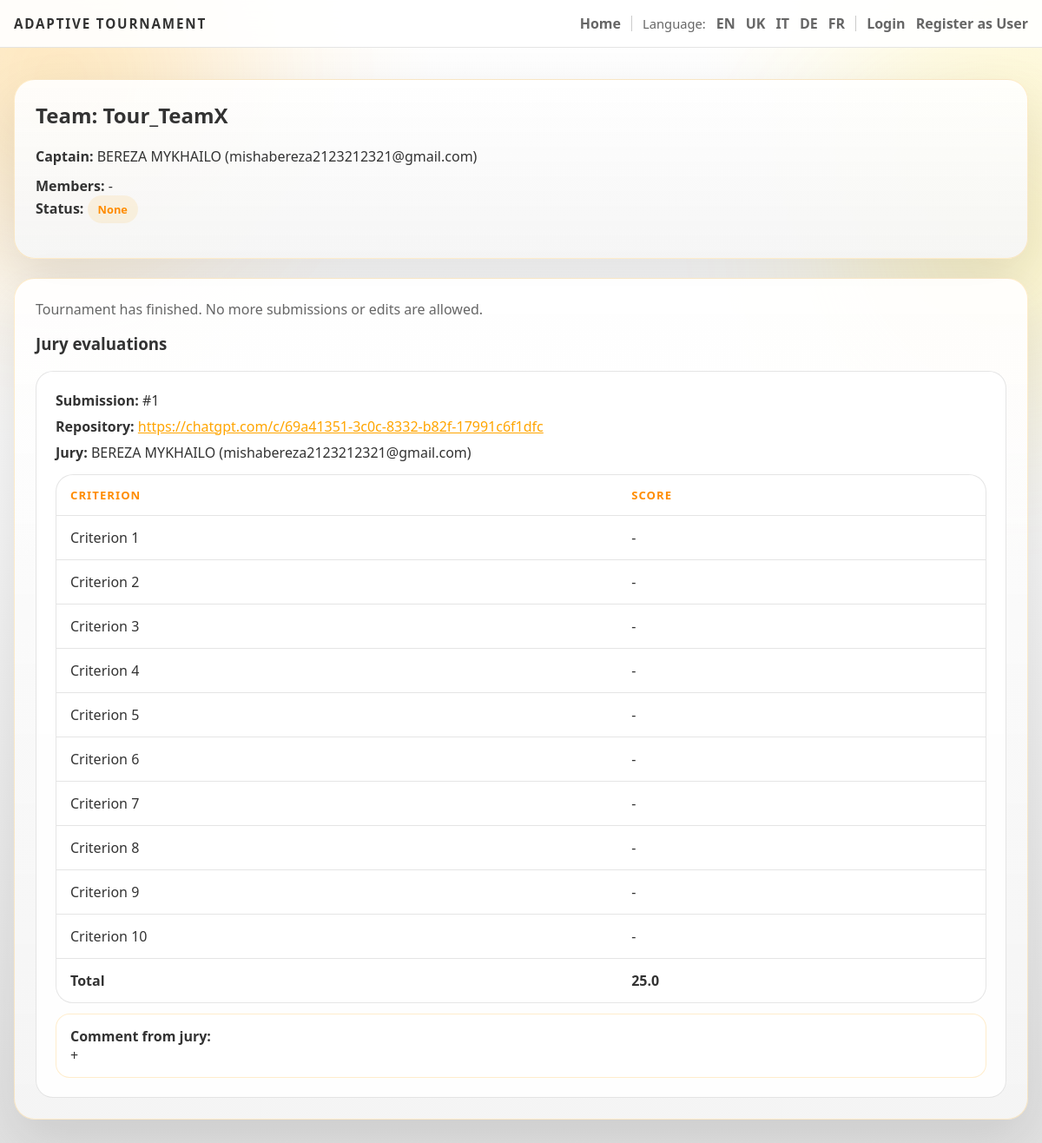
/team/1, run on the app's committed database.
### backend/models.py (models this page shows, shortened)
class Team(db.Model):
    id = db.Column(db.Integer, primary_key=True)
    name = db.Column(db.String(200), nullable=False)
    captain_id = db.Column(db.Integer, db.ForeignKey('user.id'), nullable=False)
    captain = db.relationship('User', foreign_keys=[captain_id])
    members = db.relationship('User', secondary=team_members, backref='teams', lazy='dynamic')
    tournament_id = db.Column(db.Integer, db.ForeignKey('tournament.id'))
    tournament = db.relationship('Tournament', backref='teams', lazy=True)
    submissions = db.relationship('Submission', backref='team', lazy=True)
    repo_url = db.Column(db.String(500))
    live_url = db.Column(db.String(500))
    comments = db.Column(db.Text)
    submitted_at = db.Column(db.DateTime)
    submission_status = db.Column(db.String(30), default='None')  # None, Pending, Accepted, Rejected, Returned

class User(db.Model):
    id = db.Column(db.Integer, primary_key=True)
    first_name = db.Column(db.String(120), nullable=False)
    last_name = db.Column(db.String(120), nullable=False)
    email = db.Column(db.String(200), unique=True, nullable=False)
    password_hash = db.Column(db.String(255), nullable=False, default='')
    phone_country_code = db.Column(db.String(10), nullable=False, default='+380')
    phone_number = db.Column(db.String(30), nullable=False, default='')
    age = db.Column(db.Integer)
    bio = db.Column(db.Text)
    role = db.Column(db.String(30), default='team')

class Submission(db.Model):
    id = db.Column(db.Integer, primary_key=True)
    team_id = db.Column(db.Integer, db.ForeignKey('team.id'))
    round_id = db.Column(db.Integer, db.ForeignKey('round.id'))
    repo_url = db.Column(db.String(500))
    demo_url = db.Column(db.String(500))
    description = db.Column(db.Text)
    submitted_at = db.Column(db.DateTime, default=datetime.utcnow)
    evaluations = db.relationship('Evaluation', backref='submission', lazy=True)

class Evaluation(db.Model):
    id = db.Column(db.Integer, primary_key=True)
    submission_id = db.Column(db.Integer, db.ForeignKey('submission.id'))
    jury_id = db.Column(db.Integer, db.ForeignKey('user.id'))
    score1 = db.Column(db.Float)
    score2 = db.Column(db.Float)
    score3 = db.Column(db.Float)
    score4 = db.Column(db.Float)
    score5 = db.Column(db.Float)
    score6 = db.Column(db.Float)
    score7 = db.Column(db.Float)
    score8 = db.Column(db.Float)
    score9 = db.Column(db.Float)
    score10 = db.Column(db.Float)
    score_tech = db.Column(db.Float)
    score_func = db.Column(db.Float)
    score_ui = db.Column(db.Float)
    comment = db.Column(db.Text)
    criterion_scores = db.relationship('EvaluationScore', backref='evaluation', lazy=True, cascade='all, delete-orphan')
    def total(self):
        criterion_total = sum([cs.score for cs in self.criterion_scores if cs.score is not None])
        if criterion_total > 0:
            return criterion_total

### backend/teams.py (the view, shortened to what this page needs)
def team_page(teamid):
    team = Team.query.get_or_404(teamid)
    t = db.session.get(Tournament, team.tournament_id)
    user = get_current_user()
    is_finished = bool(t and t.status.lower() in ('finished', 'completed', 'closed'))
    is_member = False
    can_edit = (is_member or session.get('admin'))
    can_edit_members = (is_member and t and t.status == 'Registration') or session.get('admin')
    can_submit = user and (user.id == team.captain_id or session.get('admin'))
    message = None
    def sync_team_submission_record():
        if not t or not team.repo_url:
            return
        latest_round = Round.query.filter_by(tournament_id=t.id).order_by(Round.level.desc(), Round.id.desc()).first()
        round_id = latest_round.id if latest_round else None
        submission_query = Submission.query.filter_by(team_id=team.id)
        if round_id is None:
            submission = submission_query.filter(Submission.round_id.is_(None)).first()
        else:
            submission = submission_query.filter_by(round_id=round_id).first()
        if not submission:
            submission = Submission(team_id=team.id, round_id=round_id)
            db.session.add(submission)
        submission.repo_url = team.repo_url
        submission.demo_url = team.live_url
        submission.description = team.comments
    if is_finished and team.submission_status in (None, '', 'None'):
        team.submission_status = 'Submitted'
        db.session.commit()
    evaluation_rows = []
    if is_finished:
        submissions = Submission.query.filter_by(team_id=team.id).order_by(Submission.id.desc()).all()
        for submission in submissions:
            submission_evaluations = Evaluation.query.filter_by(submission_id=submission.id).order_by(Evaluation.id.asc()).all()
            for evaluation in submission_evaluations:
                jury = db.session.get(User, evaluation.jury_id)
                scores = [
                    evaluation.score1, evaluation.score2, evaluation.score3, evaluation.score4, evaluation.score5,
                    evaluation.score6, evaluation.score7, evaluation.score8, evaluation.score9, evaluation.score10
                ]
                evaluation_rows.append({
                    'submission': submission,
                    'jury': jury,
                    'evaluation': evaluation,
                    'scores': scores,
                    'total': evaluation.total(),
                })
    return render_template(
        'team.html',
        team=team,
        tournament=t,
        can_edit=can_edit,
        can_edit_members=can_edit_members,
        can_submit=can_submit,
        message=message,
        evaluation_rows=evaluation_rows,
        is_finished=is_finished
    )

### templates/team.html (shortened to what this page needs)
{% extends 'base.html' %}
{% block head %}
  <link rel="stylesheet" href="/static/css/interface.css">
{% endblock %}
{% block content %}
<div class="content-shell">
  <section class="surface-card">
    <h2>{{ t('team_title') }} {{ team.name }}</h2>
    <div class="info-grid">
      <div class="info-line"><strong>{{ t('captain') }}:</strong> {{ team.captain.first_name }} {{ team.captain.last_name }} ({{ team.captain.email }})</div>
      <div class="info-line"><strong>{{ t('members') }}:</strong> {% for m in team.members.all() %}{{ m.first_name }} {{ m.last_name }} ({{ m.email }}){% if not loop.last %}, {% endif %}{% else %}-{% endfor %}</div>
    </div>
    {% if team.submission_status %}
      {% set submission_status = team.submission_status|lower %}
      <p class="inline-status">
        <strong>{{ t('status') }}:</strong>
        <span class="status-chip {{ submission_status if submission_status in ['pending', 'accepted', 'rejected', 'returned'] else 'info' }}">
          {{ t(submission_status) if submission_status in ['pending', 'accepted', 'rejected', 'returned'] else team.submission_status }}
        </span>
      </p>
    {% endif %}
  </section>
  {% if tournament and tournament.status.lower() in ['submission','running'] %}
    <section class="surface-card form-card">
      <h3>{{ t('submit_your_work') }}</h3>
      {% if can_edit_members %}
        <details class="surface-toggle">
          <summary>{{ t('edit_team_members') }}</summary>
          <div>
            <label><b>{{ t('members_emails_label') }}</b></label>
            <div id="members-container">
              {% for m in team.members.all() %}
                <div class="member-item">
                  <input type="email" name="members" value="{{ m.email }}" required>
                  <button type="button" onclick="removeMember(this)">{{ t('delete') }}</button>
                </div>
              {% endfor %}
            </div>
            <button type="button" onclick="addMember()">{{ t('add_member') }}</button>
            <p class="note-line">{{ t('members_emails_help') }}</p>
            <span id="delete-text" style="display:none">{{ t('delete') }}</span>
          </div>
        </details>
      {% endif %}
      <p class="note-line">
        {% if can_edit %}
          {% if can_submit %}
            {{ t('save_and_submit_help') }}
          {% else %}
            {{ t('attach_links_help') }}
          {% endif %}
        {% else %}
          {{ t('only_team_members_attach') }}
        {% endif %}
      </p>
      {% if can_edit %}
        {% if not can_submit %}
          <details class="surface-toggle">
            <summary>{{ t('edit_submission') }}</summary>
            <div>
        {% endif %}
        <form method="post">
          <div class="form-group">
            <label for="repo_url">{{ t('github_repo_url') }} *</label>
            <input id="repo_url" type="url" name="repo_url" value="{{ team.repo_url or '' }}" {% if can_edit %}required{% else %}disabled{% endif %}>
            <small class="muted-text">{{ t('required_repo_link') }}</small>
          </div>
          <div class="form-group">
            <label for="live_url">{{ t('live_demo_url') }}</label>
            <input id="live_url" type="url" name="live_url" value="{{ team.live_url or '' }}" {% if not can_edit %}disabled{% endif %}>
            <small class="muted-text">{{ t('optional_live_demo') }}</small>
          </div>
          <div class="form-group">
            <label for="comments">{{ t('comments') }}</label>
            <textarea id="comments" name="comments" rows="3" {% if not can_edit %}disabled{% endif %}>{{ team.comments or '' }}</textarea>
          </div>
          {% if can_edit %}
            <div class="button-row">
              <button name="action" value="save" class="action-btn">{{ t('save') }}</button>
              {% if can_submit %}
                <button name="action" value="send" class="action-btn success">{{ t('submit') }}</button>
              {% endif %}
            </div>
          {% endif %}
        </form>
        {% if not can_submit %}
            </div>
          </details>
        {% endif %}
      {% endif %}
    </section>
  {% elif is_finished %}
    <section class="surface-card">
      <p class="muted-text">{{ t('tournament_finished_no_edits') }}</p>
      <h3>{{ t('jury_evaluations') }}</h3>
      {% if evaluation_rows %}
        <div class="stack-list">
          {% for row in evaluation_rows %}
            <article class="evaluation-card">
              <div class="evaluation-meta">
                <div><strong>{{ t('submission_id') }}:</strong> #{{ row.submission.id }}</div>
                {% if row.submission.repo_url %}
                  <div><strong>{{ t('repo') }}:</strong> <a href="{{ row.submission.repo_url }}" target="_blank">{{ row.submission.repo_url }}</a></div>
                {% endif %}
                <div>
                  <strong>{{ t('jury_short') }}:</strong>
                  {% if row.jury %}
                    {{ row.jury.first_name }} {{ row.jury.last_name }} ({{ row.jury.email }})
                  {% else %}
                    {{ t('unknown_jury_member') }}
                  {% endif %}
                </div>
              </div>
              <div class="data-table-wrap">
                <table class="data-table">
                  <thead>
                    <tr>
                      <th>{{ t('criterion') }}</th>
                      <th>{{ t('score') }}</th>
                    </tr>
                  </thead>
                  <tbody>
                    {% for score in row.scores %}
                      <tr>
                        <td>{{ t('criterion') }} {{ loop.index }}</td>
                        <td>{{ score if score is not none else '-' }}</td>
                      </tr>
                    {% endfor %}
                    <tr>
                      <td><strong>{{ t('total') }}</strong></td>
                      <td><strong>{{ row.total }}</strong></td>
                    </tr>
                  </tbody>
                </table>
              </div>
              <div class="comment-box">
                <strong>{{ t('comment_from_jury') }}:</strong>
                <div>{{ row.evaluation.comment if row.evaluation.comment else t('no_comment_provided') }}</div>
              </div>
            </article>
          {% endfor %}
        </div>
      {% else %}
        <p class="muted-text">{{ t('no_submissions') }}</p>
      {% endif %}
    </section>
  {% else %}
    <section class="surface-card">
      <p class="muted-text">{{ t('submission_stage_not_active') }}</p>
    </section>
  {% endif %}
</div>
{% endblock %}

### templates/base.html (shortened to what this page needs)
<!doctype html>
<html lang="{{ lang }}">
  <head>
    <link rel="stylesheet" href="/static/css/main.css">
    {% block head %}{% endblock %}
  </head>
  <body>
    <div class="page-shell">
      <div class="page-glow page-glow-left"></div>
      <div class="page-glow page-glow-right"></div>
      <nav class="topbar">
        <div class="topbar-inner">
          <a href="/" class="brand-mark">{{ t('app_title') }}</a>
          <div class="topbar-links">
            <a href="/">{{ t('home') }}</a>
            <span class="language-switcher">{{ t('language') }}:</span>
            <a href="{{ url_for('set_language', lang='en') }}">EN</a>
            <a href="{{ url_for('set_language', lang='uk') }}">UK</a>
            <a href="{{ url_for('set_language', lang='it') }}">IT</a>
            <a href="{{ url_for('set_language', lang='de') }}">DE</a>
            <a href="{{ url_for('set_language', lang='fr') }}">FR</a>
            {% set _cur = get_current_user() %}
            {% if _cur %}
              <a href="/user/{{ _cur.id }}" title="{{ t('profile_prefix') }}">{{ t('profile_prefix') }}: {{ _cur.first_name }}</a>
              <a href="/logout">{{ t('logout') }}</a>
            {% else %}
              <a href="/login">{{ t('login') }}</a>
              <a href="/register">{{ t('register') }}</a>
            {% endif %}
          </div>
        </div>
      </nav>
      <div class="container">
        {% block content %}{% endblock %}
      </div>
    </div>
  </body>
</html>

### data on the page
Team: name "Tour_TeamX", submission_status "None"
User: captain.first_name "BEREZA", captain.last_name "MYKHAILO", captain.email "mishabereza2123212321@gmail.com", jury.first_name "BEREZA", jury.last_name "MYKHAILO", jury.email "mishabereza2123212321@gmail.com"
Submission: submission.id "1", submission.repo_url "https://chatgpt.com/c/69a41351-3c0c-8332-b82f-17991c6f1dfc"
Evaluation: evaluation "+"

### other printed values
{{ t('app_title') }} "ADAPTIVE TOURNAMENT"
{{ t('home') }} "Home"
{{ t('language') }} "Language"
{{ t('login') }} "Login"
{{ t('register') }} "Register as User"
{{ t('team_title') }} "Team:"
{{ t('captain') }} "Captain"
{{ t('members') }} "Members"
{{ t('status') }} "Status"
{{ t('tournament_finished_no_edits') }} "Tournament has finished. No more submissions or edits are allowed."
{{ t('jury_evaluations') }} "Jury evaluations"
{{ t('submission_id') }} "Submission"
{{ t('repo') }} "Repository"
{{ t('jury_short') }} "Jury"
{{ t('criterion') }} "CRITERION"
